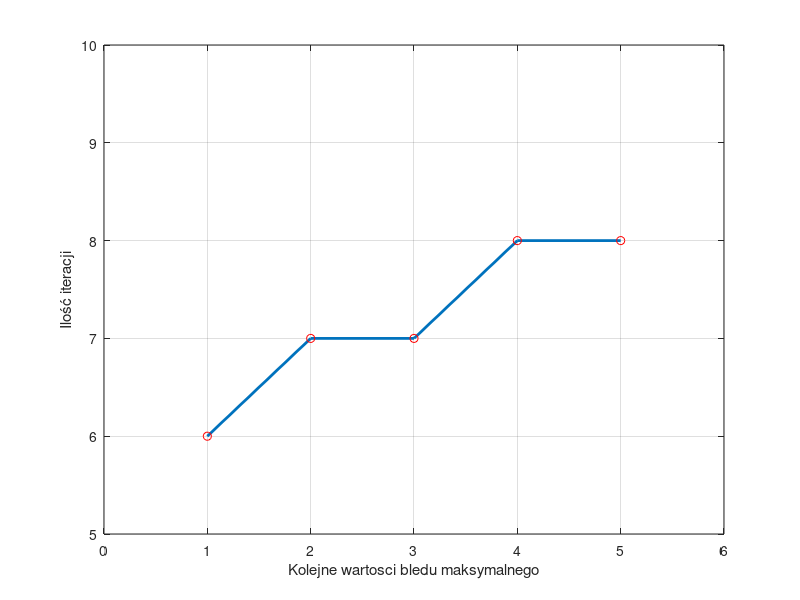

The MATLAB script that drew this image:
%Autorzy Jakub Jabłoński, Jakub Puch
close all; clear; clc;
%metoda Newtona z1 b)
tic
f = @(x) x^3-5;
df = @(x) 3*x^2;
x0=10; e=0.000001; i=0; imax=100;
while abs(f(x0))>e && abs(f(x0)/df(x0))>e && i<=imax
        x0=x0-f(x0)/df(x0);
        i=i+1;
end
x0,
disp('Czas dla metody Newtona:');
toc
%liczenie czasu dla funkcji matlabowej(zad 3)
tic
p=[1 0 0 -5];
roots(p);
disp('Czas dla funkcji matlabowej:');
toc

%ilosc iteracji (zad 2)
%dla e1=0.01 i = 6
%dla e2=0.001 i = 7
%dla e3=0.0001 i =7 
%dla e4=0.00001 i = 8
%dla e5=0.000001 i = 8

X=1:1:5;
Y=[6 7 7 8 8];
plot(X,Y,'LineWidth',2);
hold on;
grid on;

plot(X,Y,'ro');
axis([0 6 5 10])
xlabel('Kolejne wartosci bledu maksymalnego')
ylabel('Ilość iteracji')
